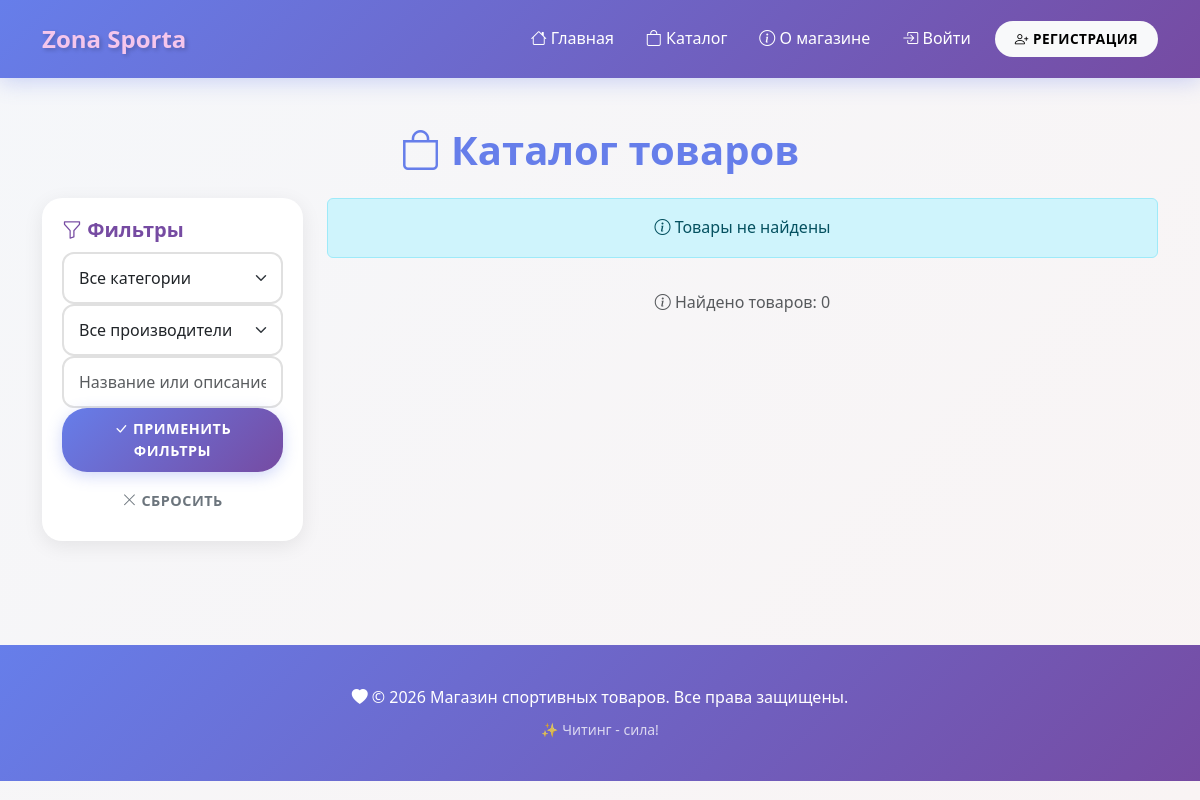
The app's page /catalog/, older data.
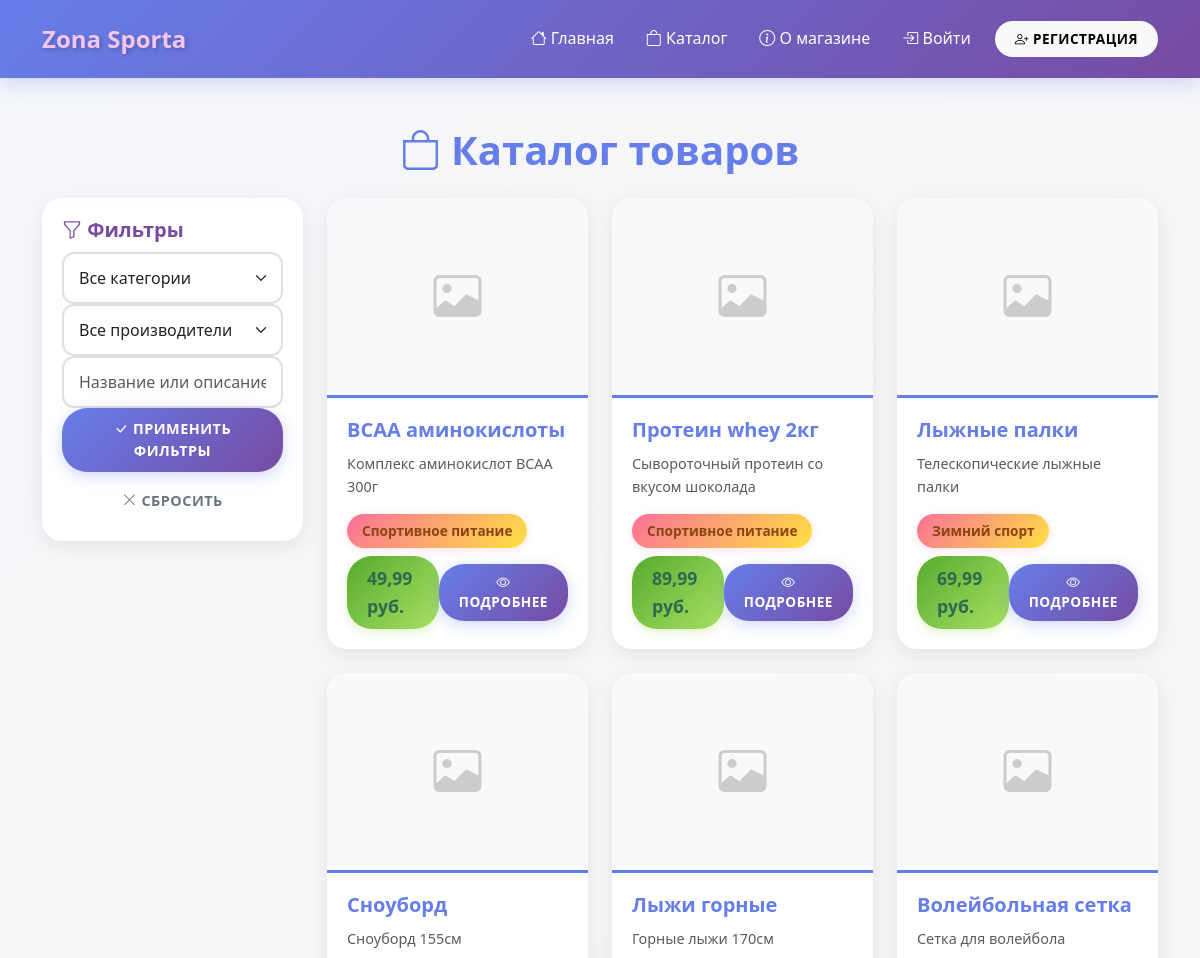
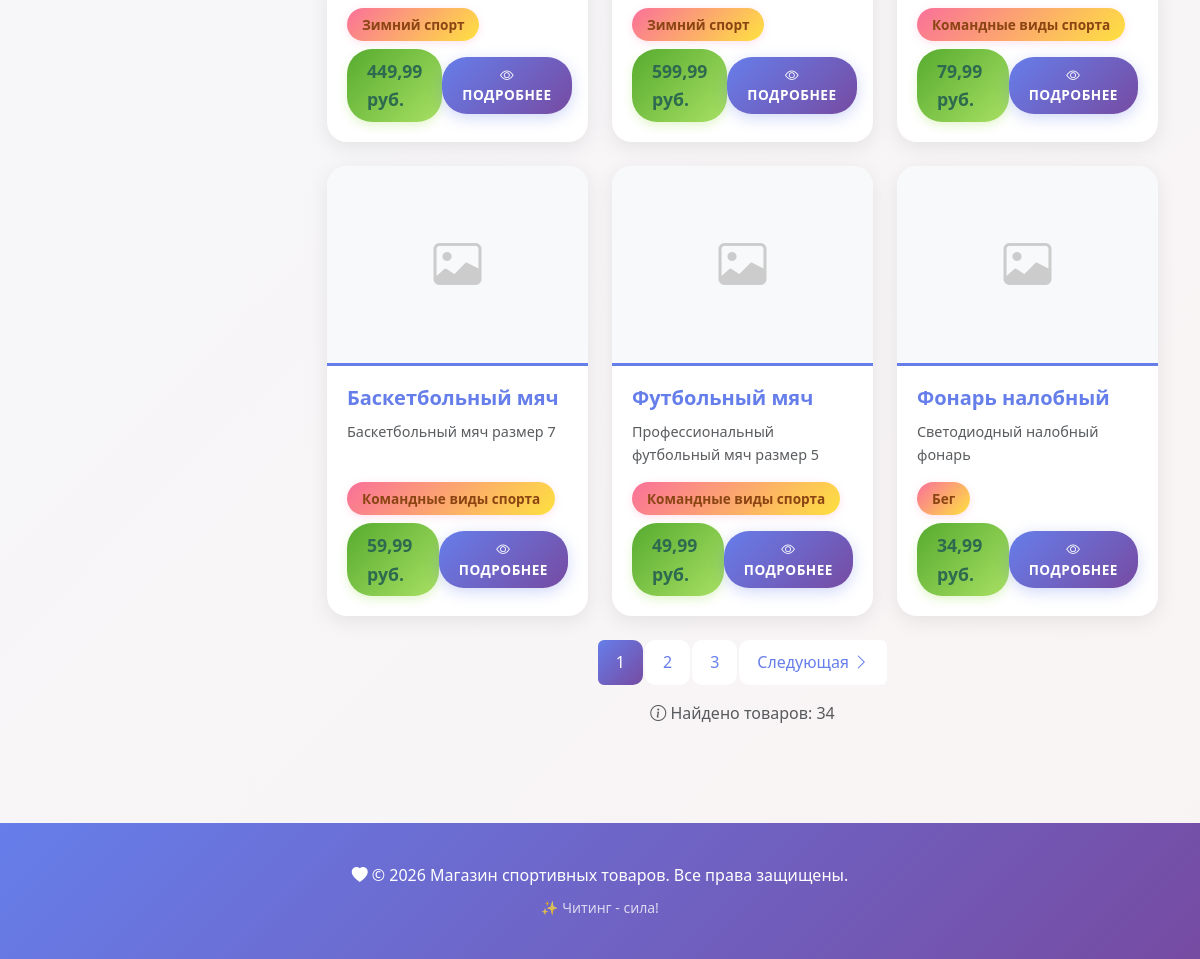
The same page, newer data (2 pictures, top to bottom).
### shop/models.py (models this page shows, shortened)
class Product(models.Model):
    name = models.CharField(
        max_length=200,
        verbose_name="Название товара"
    )
    description = models.TextField(
        verbose_name="Описание товара"
    )
    image = models.ImageField(
        upload_to='products/%Y/%m/%d/',
        verbose_name="Фото товара"
    )
    price = models.DecimalField(
        max_digits=10,
        decimal_places=2,
        validators=[MinValueValidator(0, 'Цена не может быть отрицательной')],
        verbose_name="Цена"
    )
    stock_quantity = models.IntegerField(
        validators=[MinValueValidator(0, 'Количество не может быть отрицательным')],
        verbose_name="Количество на складе"
    )
    category = models.ForeignKey(
        Category,
        on_delete=models.CASCADE,
        related_name='products',
        verbose_name="Категория"
    )
    manufacturer = models.ForeignKey(
        Manufacturer,
        on_delete=models.CASCADE,
        related_name='products',
        verbose_name="Производитель"
    )
    created_at = models.DateTimeField(
        auto_now_add=True,
        verbose_name="Дата создания"
    )
    updated_at = models.DateTimeField(
        auto_now=True,
        verbose_name="Дата обновления"
    )
    class Meta:
        verbose_name = "Товар"
        verbose_name_plural = "Товары"
        ordering = ['-created_at']

class Category(models.Model):
    name = models.CharField(
        max_length=100,
        verbose_name="Название категории"
    )
    description = models.TextField(
        blank=True,
        null=True,
        verbose_name="Описание категории"
    )
    class Meta:
        verbose_name = "Категория товара"
        verbose_name_plural = "Категории товаров"
        ordering = ['name']

### shop/views.py (the view)
# urls.py: path('catalog/', views.product_list, name='product_list'),
def product_list(request):
    products = Product.objects.all()
    category_id = request.GET.get('category')
    if category_id and category_id != '':
        products = products.filter(category_id=category_id)
    else:
        category_id = None
    manufacturer_id = request.GET.get('manufacturer')
    if manufacturer_id and manufacturer_id != '':
        products = products.filter(manufacturer_id=manufacturer_id)
    else:
        manufacturer_id = None
    search_query = request.GET.get('search')
    if search_query and search_query != 'None' and search_query.strip():
        products = products.filter(
            Q(name__icontains=search_query) |
            Q(description__icontains=search_query)
        )
    else:
        search_query = None
    paginator = Paginator(products, 9)
    page_number = request.GET.get('page')
    page_obj = paginator.get_page(page_number)
    categories = Category.objects.all()
    manufacturers = Manufacturer.objects.all()
    context = {
        'page_obj': page_obj,
        'categories': categories,
        'manufacturers': manufacturers,
        'current_category': category_id,
        'current_manufacturer': manufacturer_id,
        'search_query': search_query,
    }
    return render(request, 'shop/catalog.html', context)

### templates/shop/catalog.html (shortened to what this page needs)
{% extends 'base.html' %}
{% load static %}
{% block content %}
<h1 class="text-center mb-4" style="color: #667eea;">
    <i class="bi bi-bag"></i> Каталог товаров
</h1>
<div class="row">
    <div class="col-md-3 mb-4">
        <div class="card">
            <div class="card-body">
                <h5 class="card-title" style="color: #764ba2;">
                    <i class="bi bi-funnel"></i> Фильтры
                </h5>
                <form method="get" action="{% url 'shop:product_list' %}">
<select name="category" id="category" class="form-select">
    <option value="">Все категории</option>
</select>
<select name="manufacturer" id="manufacturer" class="form-select">
    <option value="">Все производители</option>
</select>
<input type="text" name="search" id="search" class="form-control"
       value="{{ search_query|default:'' }}"
       placeholder="Название или описание...">
                    <div class="d-grid gap-2">
                        <button type="submit" class="btn btn-primary">
                            <i class="bi bi-check-lg"></i> Применить фильтры
                        </button>
                        <a href="{% url 'shop:product_list' %}" class="btn btn-outline-secondary">
                            <i class="bi bi-x-lg"></i> Сбросить
                        </a>
                    </div>
                </form>
            </div>
        </div>
    </div>
    <div class="col-md-9">
        <div class="row g-4" id="products-container">
            {% for product in page_obj %}
            <div class="col-sm-6 col-md-4 col-lg-4">
                <div class="card h-100">
                    {% if product.image %}
                    <img src="{{ product.image.url }}" class="card-img-top" alt="{{ product.name }}" style="height: 200px; object-fit: cover;">
                    {% else %}
                    <div class="card-img-top d-flex align-items-center justify-content-center bg-light" style="height: 200px;">
                        <i class="bi bi-image" style="font-size: 3rem; color: #ccc;"></i>
                    </div>
                    {% endif %}
                    <div class="card-body d-flex flex-column">
                        <h5 class="card-title">{{ product.name }}</h5>
                        <p class="card-text text-muted small flex-grow-1">
                            {{ product.description|truncatechars:60 }}
                        </p>
                        <div class="mb-2">
                            <span class="category-badge">{{ product.category.name }}</span>
                        </div>
                        <div class="d-flex justify-content-between align-items-center mt-auto">
                            <span class="price-tag">{{ product.price }} руб.</span>
                            <a href="{% url 'shop:product_detail' product.pk %}" class="btn btn-primary btn-sm">
                                <i class="bi bi-eye"></i> Подробнее
                            </a>
                        </div>
                    </div>
                </div>
            </div>
            {% empty %}
            <div class="col-12">
                <div class="alert alert-info text-center">
                    <i class="bi bi-info-circle"></i> Товары не найдены
                </div>
            </div>
            {% endfor %}
        </div>
        {% if page_obj.has_other_pages %}
        <nav aria-label="Навигация по страницам" class="mt-4">
            <ul class="pagination justify-content-center">
                {% for num in page_obj.paginator.page_range %}
                    {% if page_obj.number == num %}
                    <li class="page-item active">
                        <span class="page-link">{{ num }}</span>
                    </li>
                    {% elif num > page_obj.number|add:'-3' and num < page_obj.number|add:'3' %}
                    <li class="page-item">
                        <a class="page-link" href="?page={{ num }}">
                            {{ num }}
                        </a>
                    </li>
                    {% endif %}
                {% endfor %}
                {% if page_obj.has_next %}
                <li class="page-item">
                    <a class="page-link" href="?page={{ page_obj.next_page_number }}">
                        Следующая <i class="bi bi-chevron-right"></i>
                    </a>
                </li>
                {% endif %}
            </ul>
        </nav>
        {% endif %}
        <p class="text-center text-muted mt-3">
            <i class="bi bi-info-circle"></i> Найдено товаров: {{ page_obj.paginator.count }}
        </p>
    </div>
</div>
{% endblock %}

### templates/base.html (shortened to what this page needs)
{% load static %}
<!DOCTYPE html>
<html lang="ru">
<head>
    <link href="https://cdn.jsdelivr.net/npm/bootstrap@5.3.2/dist/css/bootstrap.min.css" rel="stylesheet">
    <link rel="stylesheet" href="https://cdn.jsdelivr.net/npm/bootstrap-icons@1.11.1/font/bootstrap-icons.css">
    <link rel="stylesheet" href="{% static 'css/style.css' %}">
</head>
<body>
<nav class="navbar navbar-expand-lg navbar-dark sticky-top">
    <div class="container">
        <a class="navbar-brand" href="{% url 'shop:home' %}">
             Zona Sporta
        </a>
        <div class="collapse navbar-collapse" id="navbarNav">
            <ul class="navbar-nav ms-auto align-items-center">
                <li class="nav-item">
                    <a class="nav-link" href="{% url 'shop:home' %}">
                        <i class="bi bi-house"></i> Главная
                    </a>
                </li>
                <li class="nav-item">
                    <a class="nav-link" href="{% url 'shop:product_list' %}">
                        <i class="bi bi-bag"></i> Каталог
                    </a>
                </li>
                <li class="nav-item">
                    <a class="nav-link" href="{% url 'shop:about' %}">
                        <i class="bi bi-info-circle"></i> О магазине
                    </a>
                </li>
                {% if user.is_authenticated %}
                    <li class="nav-item">
                        <a class="nav-link" href="{% url 'shop:profile' %}">
                            <i class="bi bi-person-circle"></i> Личный кабинет
                        </a>
                    </li>
                    <li class="nav-item">
                        <a class="nav-link" href="{% url 'shop:cart_view' %}">
                            <i class="bi bi-cart3"></i> Корзина
                        </a>
                    </li>
                    <li class="nav-item dropdown">
                        <a class="nav-link dropdown-toggle" href="#" role="button" data-bs-toggle="dropdown">
                            <i class="bi bi-person"></i> {{ user.username }}
                        </a>
                        <ul class="dropdown-menu dropdown-menu-end">
                            <li><a class="dropdown-item" href="{% url 'shop:profile' %}">Профиль</a></li>
                            <li><hr class="dropdown-divider"></li>
                            <li><a class="dropdown-item" href="{% url 'shop:logout' %}">Выйти</a></li>
                        </ul>
                    </li>
                {% else %}
                    <li class="nav-item">
                        <a class="nav-link" href="{% url 'shop:login' %}">
                            <i class="bi bi-box-arrow-in-right"></i> Войти
                        </a>
                    </li>
                    <li class="nav-item">
                        <a class="btn btn-light btn-sm ms-2" href="{% url 'shop:register' %}">
                            <i class="bi bi-person-plus"></i> Регистрация
                        </a>
                    </li>
                {% endif %}
            </ul>
        </div>
    </div>
</nav>
    <main class="container my-5">
        {% block content %}{% endblock %}
    </main>
    <footer class="text-center">
        <div class="container">
            <p class="mb-2">
                <i class="bi bi-heart-fill"></i>
                &copy; 2026 Магазин спортивных товаров. Все права защищены.
            </p>
            <p class="mb-0 small opacity-75">
                ✨ Читинг - сила!
            </p>
        </div>
    </footer>
</body>
</html>

### static/css/style.css (style rules this page uses)
:root { --primary-gradient: linear-gradient(135deg, #667eea 0%, #764ba2 100%); --success-gradient: linear-gradient(135deg, #56ab2f 0%, #a8e063 100%); --danger-gradient: linear-gradient(135deg, #ff6b6b 0%, #ee5a6f 100%); --info-gradient: linear-gradient(135deg, #4facfe 0%, #00f2fe 100%); --warning-gradient: linear-gradient(135deg, #fa709a 0%, #fee140 100%); --primary-color: #667eea; --secondary-color: #764ba2; --accent-color: #f5c6ec; --success-color: #a8e6cf; --warning-color: #ffd3b6; --danger-color: #ff6b6b; --text-dark: #5a5a5a; --text-light: #999; --bg-light: #f5f7fa; }
* { margin: 0; padding: 0; box-sizing: border-box; }
body { font-family: 'Segoe UI', Tahoma, Geneva, Verdana, sans-serif; background: linear-gradient(135deg, #f5f7fa 0%, #f9f4f4 100%); color: var(--text-dark); line-height: 1.6; min-height: 100vh; }
.navbar { background: var(--primary-gradient) !important; box-shadow: 0 4px 20px rgba(102, 126, 234, 0.3); padding: 15px 0; }
.navbar-brand { color: var(--accent-color) !important; font-weight: 700; font-size: 1.5rem; text-shadow: 2px 2px 4px rgba(0,0,0,0.2); transition: transform 0.3s ease; }
.nav-link { color: white !important; font-weight: 500; padding: 8px 16px !important; border-radius: 20px; transition: all 0.3s ease; }
.btn { border-radius: 25px; padding: 10px 25px; font-weight: 600; border: none; transition: all 0.3s ease; text-transform: uppercase; letter-spacing: 0.5px; font-size: 0.9rem; }
.btn-primary { background: var(--primary-gradient); color: white; box-shadow: 0 4px 15px rgba(102, 126, 234, 0.3); }
.btn-sm { padding: 8px 20px; font-size: 0.85rem; }
.card { border: none; border-radius: 20px; box-shadow: 0 5px 20px rgba(0,0,0,0.08); transition: all 0.4s ease; background: white; overflow: hidden; }
.card-img-top { border-bottom: 3px solid var(--primary-color); transition: transform 0.3s ease; }
.card-body { padding: 20px; }
.card-title { color: var(--primary-color); font-weight: 700; margin-bottom: 10px; }
.card-text { color: var(--text-light); font-size: 0.9rem; }
.price-tag { background: var(--success-gradient); color: #2d6a4f; padding: 8px 20px; border-radius: 25px; font-weight: 700; font-size: 1.1rem; display: inline-block; box-shadow: 0 4px 10px rgba(168, 224, 99, 0.3); }
.category-badge { background: var(--warning-gradient); color: #8b4513; padding: 6px 15px; border-radius: 20px; font-size: 0.85rem; font-weight: 600; display: inline-block; box-shadow: 0 2px 8px rgba(250, 112, 154, 0.2); }
.form-control, .form-select { border: 2px solid #e0e0e0; border-radius: 12px; padding: 12px 15px; font-size: 1rem; transition: all 0.3s ease; }
h1, h2, h3, h4, h5, h6 { color: var(--primary-color); font-weight: 700; margin-bottom: 1.5rem; }
h1 { font-size: 2.5rem; }
footer { background: var(--primary-gradient); color: white; margin-top: 80px; padding: 40px 0; }
.pagination .page-link { border: none; color: var(--primary-color); padding: 10px 18px; margin: 0 3px; border-radius: 10px; transition: all 0.3s ease; }
.pagination .page-item.active .page-link { background: var(--primary-gradient); color: white; }

Row changes from the older to the newer data that the page shows:
added Product: name "BCAA аминокислоты", description "Комплекс аминокислот BCAA 300г", category.name "Спортивное питание", price "49,99"
added Product: name "Протеин whey 2кг", description "Сывороточный протеин со вкусом шоколада", category.name "Спортивное питание", price "89,99"
added Product: name "Лыжные палки", description "Телескопические лыжные палки", category.name "Зимний спорт", price "69,99"
added Product: name "Сноуборд", description "Сноуборд 155см", category.name "Зимний спорт", price "449,99"
added Product: name "Лыжи горные", description "Горные лыжи 170см", category.name "Зимний спорт", price "599,99"
added Product: name "Волейбольная сетка", description "Сетка для волейбола", category.name "Командные виды спорта", price "79,99"
added Product: name "Баскетбольный мяч", description "Баскетбольный мяч размер 7", category.name "Командные виды спорта", price "59,99"
added Product: name "Футбольный мяч", description "Профессиональный футбольный мяч размер 5", category.name "Командные виды спорта", price "49,99"
added Product: name "Фонарь налобный", description "Светодиодный налобный фонарь", category.name "Бег", price "34,99"
Text that changed along with them:
{{ page_obj.paginator.count }}: "0" → "34"
new list line: "1"
new list line: "2"
new list line: "3"
text no longer shown: "Товары не найдены"
text now shown: "Следующая"
